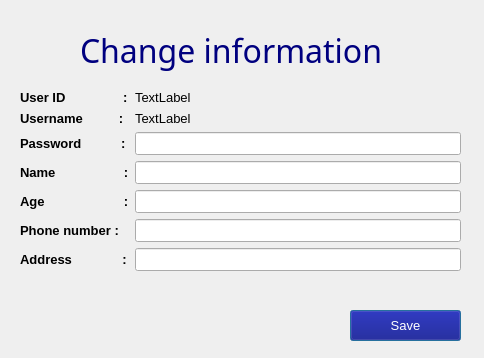
<?xml version="1.0" encoding="UTF-8"?>
<ui version="4.0">
 <class>changeinfor</class>
 <widget class="QDialog" name="changeinfor">
  <property name="geometry">
   <rect>
    <x>0</x>
    <y>0</y>
    <width>484</width>
    <height>358</height>
   </rect>
  </property>
  <property name="font">
   <font>
    <pointsize>10</pointsize>
   </font>
  </property>
  <property name="windowTitle">
   <string>Change account information</string>
  </property>
  <widget class="QLabel" name="label">
   <property name="geometry">
    <rect>
     <x>80</x>
     <y>20</y>
     <width>351</width>
     <height>61</height>
    </rect>
   </property>
   <property name="font">
    <font>
     <family>Source Code Pro</family>
     <pointsize>24</pointsize>
     <weight>9</weight>
     <italic>false</italic>
     <bold>false</bold>
    </font>
   </property>
   <property name="styleSheet">
    <string notr="true">
color: rgb(0, 0, 127);
font: 75 24pt &quot;Source Code Pro&quot;;</string>
   </property>
   <property name="text">
    <string>Change information</string>
   </property>
  </widget>
  <widget class="QWidget" name="formLayoutWidget">
   <property name="geometry">
    <rect>
     <x>20</x>
     <y>90</y>
     <width>441</width>
     <height>211</height>
    </rect>
   </property>
   <layout class="QFormLayout" name="formLayout">
    <item row="0" column="0">
     <widget class="QLabel" name="label_2">
      <property name="font">
       <font>
        <family>Ubuntu</family>
        <pointsize>10</pointsize>
        <weight>75</weight>
        <bold>true</bold>
       </font>
      </property>
      <property name="text">
       <string>User ID                :</string>
      </property>
     </widget>
    </item>
    <item row="0" column="1">
     <widget class="QLabel" name="label_user_id">
      <property name="styleSheet">
       <string notr="true">font: 75 10pt &quot;Source Code Pro&quot;;</string>
      </property>
      <property name="text">
       <string>TextLabel</string>
      </property>
     </widget>
    </item>
    <item row="3" column="0">
     <widget class="QLabel" name="label_3">
      <property name="font">
       <font>
        <family>Ubuntu</family>
        <pointsize>10</pointsize>
        <weight>75</weight>
        <bold>true</bold>
       </font>
      </property>
      <property name="text">
       <string>Name                   :</string>
      </property>
     </widget>
    </item>
    <item row="5" column="0">
     <widget class="QLabel" name="label_5">
      <property name="font">
       <font>
        <family>Ubuntu</family>
        <pointsize>10</pointsize>
        <weight>75</weight>
        <bold>true</bold>
       </font>
      </property>
      <property name="text">
       <string>Phone number :</string>
      </property>
     </widget>
    </item>
    <item row="1" column="0">
     <widget class="QLabel" name="label_6">
      <property name="font">
       <font>
        <family>Ubuntu</family>
        <pointsize>10</pointsize>
        <weight>75</weight>
        <bold>true</bold>
       </font>
      </property>
      <property name="text">
       <string>Username          :</string>
      </property>
     </widget>
    </item>
    <item row="2" column="0">
     <widget class="QLabel" name="label_7">
      <property name="font">
       <font>
        <family>Ubuntu</family>
        <pointsize>10</pointsize>
        <weight>75</weight>
        <bold>true</bold>
       </font>
      </property>
      <property name="text">
       <string>Password           :</string>
      </property>
     </widget>
    </item>
    <item row="2" column="1">
     <widget class="QLineEdit" name="input_password">
      <property name="styleSheet">
       <string notr="true">font: 75 10pt &quot;Source Code Pro&quot;;</string>
      </property>
      <property name="echoMode">
       <enum>QLineEdit::Password</enum>
      </property>
     </widget>
    </item>
    <item row="1" column="1">
     <widget class="QLabel" name="label_username">
      <property name="styleSheet">
       <string notr="true">font: 75 10pt &quot;Source Code Pro&quot;;</string>
      </property>
      <property name="text">
       <string>TextLabel</string>
      </property>
     </widget>
    </item>
    <item row="4" column="0">
     <widget class="QLabel" name="label_8">
      <property name="font">
       <font>
        <family>Ubuntu</family>
        <pointsize>10</pointsize>
        <weight>75</weight>
        <bold>true</bold>
       </font>
      </property>
      <property name="text">
       <string>Age                      :</string>
      </property>
     </widget>
    </item>
    <item row="6" column="0">
     <widget class="QLabel" name="label_9">
      <property name="font">
       <font>
        <family>Ubuntu</family>
        <pointsize>10</pointsize>
        <weight>75</weight>
        <bold>true</bold>
       </font>
      </property>
      <property name="text">
       <string>Address              :</string>
      </property>
     </widget>
    </item>
    <item row="3" column="1">
     <widget class="QLineEdit" name="input_name">
      <property name="styleSheet">
       <string notr="true">font: 75 10pt &quot;Source Code Pro&quot;;</string>
      </property>
     </widget>
    </item>
    <item row="4" column="1">
     <widget class="QLineEdit" name="input_age">
      <property name="styleSheet">
       <string notr="true">font: 75 10pt &quot;Source Code Pro&quot;;</string>
      </property>
     </widget>
    </item>
    <item row="5" column="1">
     <widget class="QLineEdit" name="input_phone">
      <property name="styleSheet">
       <string notr="true">font: 75 10pt &quot;Source Code Pro&quot;;</string>
      </property>
     </widget>
    </item>
    <item row="6" column="1">
     <widget class="QLineEdit" name="input_address">
      <property name="styleSheet">
       <string notr="true">font: 75 10pt &quot;Source Code Pro&quot;;</string>
      </property>
     </widget>
    </item>
   </layout>
  </widget>
  <widget class="QPushButton" name="btn_save">
   <property name="geometry">
    <rect>
     <x>350</x>
     <y>310</y>
     <width>111</width>
     <height>31</height>
    </rect>
   </property>
   <property name="styleSheet">
    <string notr="true">font: 75 10pt &quot;Source Code Pro&quot;;
background-color: rgb(0, 0, 127);
color: rgb(255, 255, 255);</string>
   </property>
   <property name="text">
    <string>Save</string>
   </property>
  </widget>
 </widget>
 <resources/>
 <connections/>
</ui>
